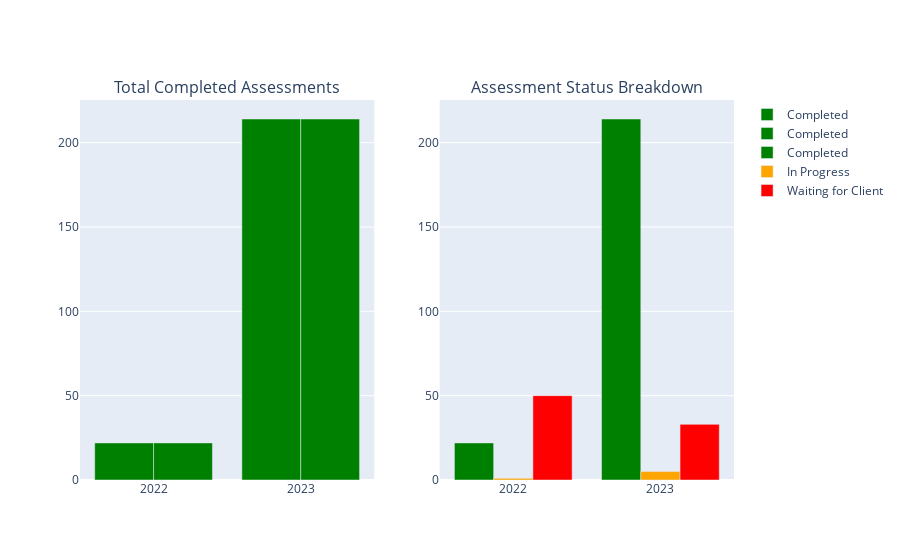

Notebook code cell kept with this figure:
### Markdown cell above
Plot 2: Stacked Bar (Status Breakdown)

### Code cell
fig.add_trace(
    go.Bar(
        x=pivot_df['Year'].astype(str),
        y=pivot_df['Completed'],
        name='Completed',
        marker_color='green'
    ),
    row=1, col=1
)

fig.add_trace(
    go.Bar(
        x=pivot_df['Year'].astype(str),
        y=pivot_df['Completed'],
        name='Completed',
        marker_color='green'
    ),
    row=1, col=2
)

fig.add_trace(
    go.Bar(
        x=pivot_df['Year'].astype(str),
        y=pivot_df['In Progress'],
        name='In Progress',
        marker_color='orange'
    ),
    row=1, col=2
)

fig.add_trace(
    go.Bar(
        x=pivot_df['Year'].astype(str),
        y=pivot_df['Waiting for Client'],
        name='Waiting for Client',
        marker_color='red'
    ),
    row=1, col=2
)

### Figure 1 — Plotly figure (JSON) as saved in the notebook; plotly's stock layout.template omitted (floating-point values rounded to 4 significant figures)
{"data": [{"marker": {"color": "green"}, "name": "Completed", "type": "bar", "x": ["2022", "2023"], "xaxis": "x", "y": [22, 214], "yaxis": "y"}, {"marker": {"color": "green"}, "name": "Completed", "type": "bar", "x": ["2022", "2023"], "xaxis": "x", "y": [22, 214], "yaxis": "y"}, {"marker": {"color": "green"}, "name": "Completed", "type": "bar", "x": ["2022", "2023"], "xaxis": "x2", "y": [22, 214], "yaxis": "y2"}, {"marker": {"color": "orange"}, "name": "In Progress", "type": "bar", "x": ["2022", "2023"], "xaxis": "x2", "y": [1, 5], "yaxis": "y2"}, {"marker": {"color": "red"}, "name": "Waiting for Client", "type": "bar", "x": ["2022", "2023"], "xaxis": "x2", "y": [50, 33], "yaxis": "y2"}], "layout": {"annotations": [{"font": {"size": 16}, "showarrow": false, "text": "Total Completed Assessments", "x": 0.225, "xanchor": "center", "xref": "paper", "y": 1, "yanchor": "bottom", "yref": "paper"}, {"font": {"size": 16}, "showarrow": false, "text": "Assessment Status Breakdown", "x": 0.775, "xanchor": "center", "xref": "paper", "y": 1, "yanchor": "bottom", "yref": "paper"}], "xaxis": {"anchor": "y", "domain": [0, 0.45]}, "xaxis2": {"anchor": "y2", "domain": [0.55, 1]}, "yaxis": {"anchor": "x", "domain": [0, 1]}, "yaxis2": {"anchor": "x2", "domain": [0, 1]}}}
